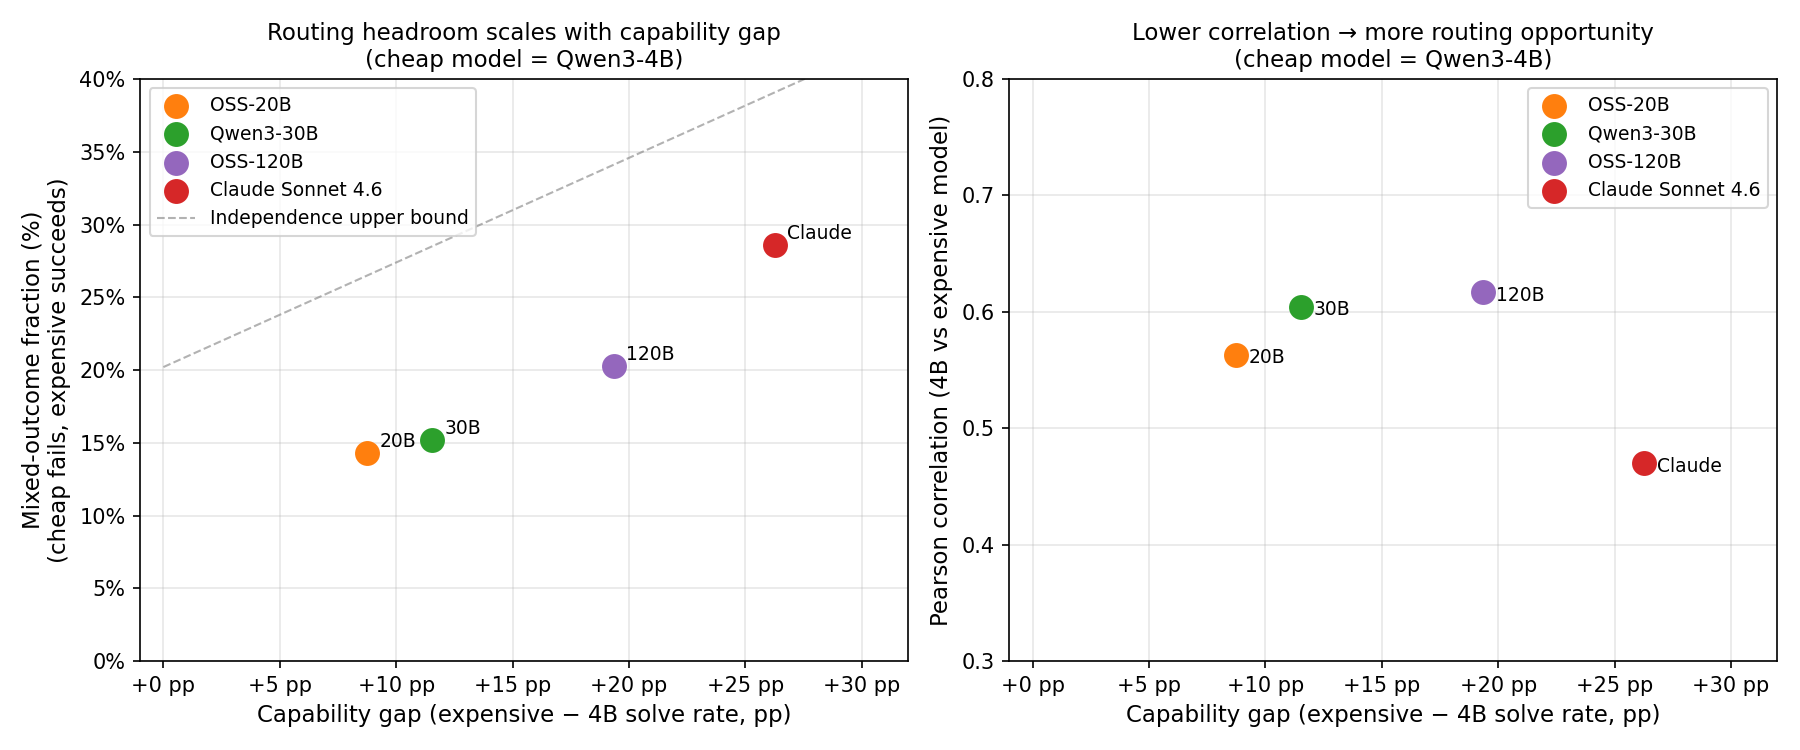

Python code for this plot:
"""
Figure: Routing headroom scales with capability gap.

For each 'expensive' model (20B, 30B, 120B, Claude Sonnet 4.6),
compute — relative to 4B as the cheap model:
  - Capability gap (solve rate difference)
  - Mixed-outcome fraction (tasks where cheap fails, expensive succeeds)
  - Inter-model Pearson correlation
  - P(expensive=1 | 4B=0) = conditional success rate of expensive on 4B failures

Shows that routing opportunity is bounded by the capability gap and correlation
structure, and that open-model routing lives in a regime of low headroom.
"""

import json
import numpy as np
import pandas as pd
import matplotlib.pyplot as plt
import matplotlib.ticker as mticker
from pathlib import Path

# ── paths ──────────────────────────────────────────────────────────────────────
REAL_LABELS_DIR = (
    "/mnt/llmd/results/exps/aristides/reason/"
    "offline_router_swe_smith_train1500_real_labels_4route_1780639659/collect/"
)
CLAUDE_REPORT = "logs/run_evaluation/claude_sonnet_eval286_daytona/report.json"
OUT = "/home/toolkit/PipelineRL-SWE/analysis/routing_headroom_vs_gap.png"

# ── load data ──────────────────────────────────────────────────────────────────
dfs = [pd.read_parquet(p) for p in Path(REAL_LABELS_DIR + "eval").glob("*.parquet")]
eval_df = pd.concat(dfs).set_index("problem_id")

with open(CLAUDE_REPORT) as f:
    report = json.load(f)
claude_resolved   = set(report["ids_resolved"])
claude_unresolved = set(report["ids_unresolved"])
claude_all = claude_resolved | claude_unresolved

# 217-instance Python-only common set
common = sorted(eval_df.index.intersection(claude_all))
N = len(common)
print(f"Common set: {N} instances")

successes  = np.array([eval_df.loc[p, "route_successes"]    for p in common])  # (N, 4)
out_tokens = np.array([eval_df.loc[p, "route_output_tokens"] for p in common])  # (N, 4)
claude_s   = np.array([p in claude_resolved for p in common], dtype=bool)

MODEL_NAMES  = ["Qwen3-4B", "OSS-20B", "Qwen3-30B", "OSS-120B"]
MODEL_SIZES  = np.array([4, 20, 30, 120])
size_per_tok = MODEL_SIZES / 4.0
actual_costs = out_tokens * size_per_tok
ref_cost     = actual_costs[:, 3].mean()

solve_rates = successes.mean(axis=0)
claude_rate = claude_s.mean()

print(f"\nSolve rates:")
for i, n in enumerate(MODEL_NAMES):
    print(f"  {n}: {solve_rates[i]*100:.1f}%")
print(f"  Claude Sonnet 4.6: {claude_rate*100:.1f}%")

# ── compute headroom metrics ──────────────────────────────────────────────────
cheap_idx = 0  # 4B is the cheap model
cheap_s = successes[:, cheap_idx]

all_models   = list(range(4)) + ["claude"]
model_labels = ["OSS-20B", "Qwen3-30B", "OSS-120B", "Claude Sonnet 4.6"]
model_shortlabels = ["20B", "30B", "120B", "Claude"]
model_colors = ["#ff7f0e", "#2ca02c", "#9467bd", "#d62728"]

gaps         = []
mixed_fracs  = []
corrs        = []
cond_probs   = []

for exp_idx, label in zip([1, 2, 3, "claude"], model_labels):
    if exp_idx == "claude":
        exp_s = claude_s
    else:
        exp_s = successes[:, exp_idx]

    gap = exp_s.mean() - cheap_s.mean()
    # mixed-outcome: cheap fails, expensive succeeds
    mixed = (~cheap_s.astype(bool)) & exp_s.astype(bool)
    mixed_frac = mixed.mean()
    # correlation
    corr = np.corrcoef(cheap_s.astype(float), exp_s.astype(float))[0, 1]
    # P(expensive=1 | cheap=0)
    cheap_fail = ~cheap_s.astype(bool)
    cond = exp_s[cheap_fail].mean() if cheap_fail.sum() > 0 else 0.0

    gaps.append(gap * 100)
    mixed_fracs.append(mixed_frac * 100)
    corrs.append(corr)
    cond_probs.append(cond * 100)

    print(f"\n{label}:")
    print(f"  Capability gap: {gap*100:+.1f}pp")
    print(f"  Mixed-outcome fraction: {mixed_frac*100:.1f}%")
    print(f"  Pearson corr(4B, {label}): {corr:.3f}")
    print(f"  P(exp=1 | 4B=0): {cond*100:.1f}%")

gaps        = np.array(gaps)
mixed_fracs = np.array(mixed_fracs)
corrs       = np.array(corrs)
cond_probs  = np.array(cond_probs)

# ── full correlation matrix ───────────────────────────────────────────────────
print("\n── Full 5×5 Pearson correlation matrix ──")
all_s = np.column_stack([successes, claude_s.astype(float)])
names5 = ["4B", "20B", "30B", "120B", "Claude"]
C = np.corrcoef(all_s.T)
header = f"{'':>8}" + "".join(f"  {n:>8}" for n in names5)
print(header)
for i, n in enumerate(names5):
    row = f"{n:>8}" + "".join(f"  {C[i,j]:>8.3f}" for j in range(5))
    print(row)

# ── joint distribution ────────────────────────────────────────────────────────
print("\n── Joint distribution (n=217) ──")
all_fail  = (~all_s.any(axis=1)).sum()
all_succ  = (all_s.all(axis=1)).sum()
claude_uniq = ((~successes.any(axis=1)) & claude_s).sum()
open_uniq   = ((successes.any(axis=1)) & ~claude_s).sum()
union_any   = (all_s.any(axis=1)).sum()
print(f"  All 5 fail:                  {all_fail} ({all_fail/N*100:.1f}%)")
print(f"  All 5 succeed:               {all_succ} ({all_succ/N*100:.1f}%)")
print(f"  Claude-unique (all open fail): {claude_uniq} ({claude_uniq/N*100:.1f}%)")
print(f"  Open-unique (Claude fails):    {open_uniq} ({open_uniq/N*100:.1f}%)")
print(f"  Union (any of 5 succeeds):     {union_any} ({union_any/N*100:.1f}%)")

# ── plot ──────────────────────────────────────────────────────────────────────
fig, axes = plt.subplots(1, 2, figsize=(12, 5))

# ── Left: mixed-outcome fraction vs capability gap ────────────────────────────
ax = axes[0]
for i, (lbl, slbl, c) in enumerate(zip(model_labels, model_shortlabels, model_colors)):
    ax.scatter(gaps[i], mixed_fracs[i], color=c, s=120, zorder=5, label=lbl)
    ax.annotate(slbl, (gaps[i], mixed_fracs[i]),
                textcoords="offset points", xytext=(6, 3), fontsize=9)

# Reference: theoretical ceiling given solve rates
# If cheap_rate=p, exp_rate=q, with independence: mixed = (1-p)*q
p_cheap = solve_rates[cheap_idx]
g_range = np.linspace(0, 35, 100)
q_range = p_cheap + g_range / 100
indep_mixed = (1 - p_cheap) * q_range * 100
ax.plot(g_range, indep_mixed, color="gray", lw=1, ls="--", alpha=0.6,
        label="Independence upper bound")

ax.set_xlabel("Capability gap (expensive − 4B solve rate, pp)", fontsize=11)
ax.set_ylabel("Mixed-outcome fraction (%)\n(cheap fails, expensive succeeds)", fontsize=11)
ax.set_title("Routing headroom scales with capability gap\n(cheap model = Qwen3-4B)", fontsize=11)
ax.legend(fontsize=9, loc="upper left")
ax.grid(True, alpha=0.3)
ax.xaxis.set_major_formatter(mticker.FormatStrFormatter("+%.0f pp"))
ax.yaxis.set_major_formatter(mticker.FormatStrFormatter("%.0f%%"))
ax.set_xlim(-1, 32)
ax.set_ylim(0, 40)

# ── Right: inter-model correlation vs capability gap ─────────────────────────
ax = axes[1]
for i, (lbl, slbl, c) in enumerate(zip(model_labels, model_shortlabels, model_colors)):
    ax.scatter(gaps[i], corrs[i], color=c, s=120, zorder=5, label=lbl)
    ax.annotate(slbl, (gaps[i], corrs[i]),
                textcoords="offset points", xytext=(6, -4), fontsize=9)

ax.set_xlabel("Capability gap (expensive − 4B solve rate, pp)", fontsize=11)
ax.set_ylabel("Pearson correlation (4B vs expensive model)", fontsize=11)
ax.set_title("Lower correlation → more routing opportunity\n(cheap model = Qwen3-4B)", fontsize=11)
ax.legend(fontsize=9, loc="upper right")
ax.grid(True, alpha=0.3)
ax.xaxis.set_major_formatter(mticker.FormatStrFormatter("+%.0f pp"))
ax.set_xlim(-1, 32)
ax.set_ylim(0.3, 0.8)

plt.tight_layout()
plt.savefig(OUT, dpi=150)
print(f"\nSaved {OUT}")
plt.close()

# ── table summary ─────────────────────────────────────────────────────────────
print("\n── Routing headroom summary table ──")
print(f"{'Model pair (4B → ?)':>24}  {'Gap':>8}  {'Mixed%':>8}  {'Corr':>6}  {'P(exp|4B=0)':>12}")
for i, (lbl, slbl) in enumerate(zip(model_labels, model_shortlabels)):
    print(f"  4B → {slbl:>8}:  {gaps[i]:>+6.1f}pp  {mixed_fracs[i]:>7.1f}%  {corrs[i]:>6.3f}  {cond_probs[i]:>11.1f}%")
